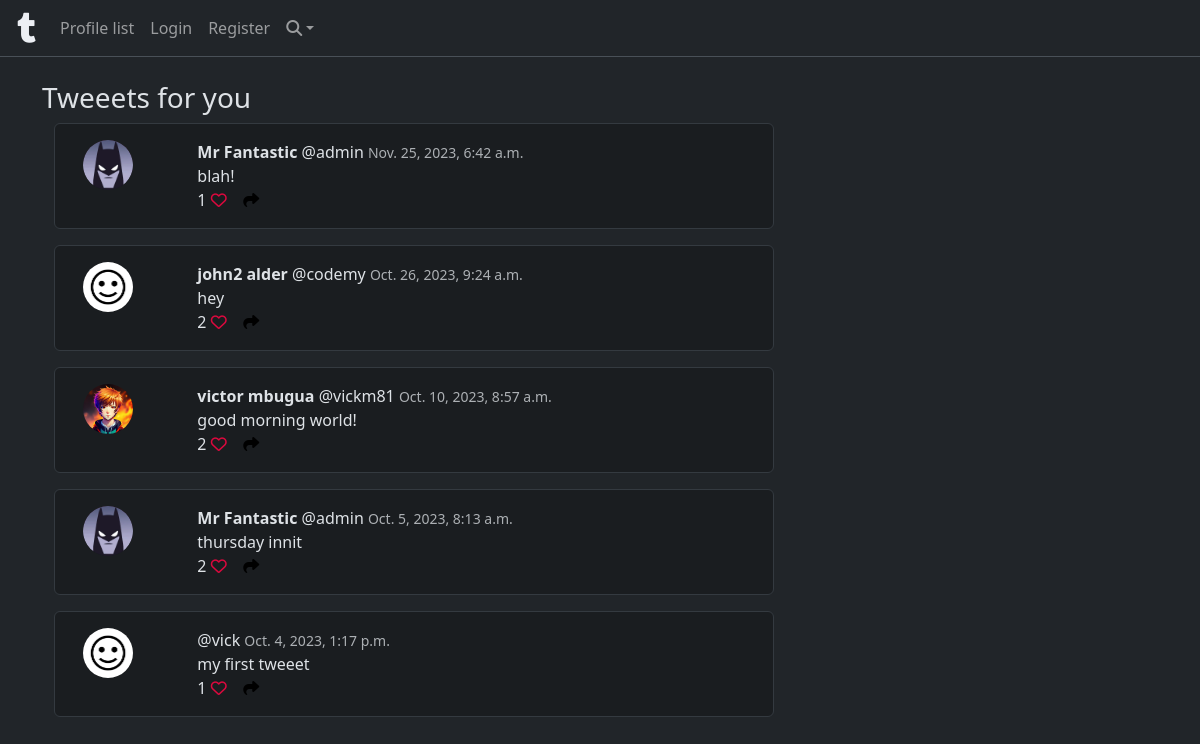
The page / on the database its author committed.
### tweeetr/models.py (models this page shows, shortened)
class Tweeet(models.Model):
    user = models.ForeignKey(User, related_name='tweeets', on_delete=models.DO_NOTHING)
    body = models.CharField(max_length=200)
    created_at = models.DateTimeField(auto_now_add=True)
    likes = models.ManyToManyField(User, related_name="tweeet", blank=True)
    def likes_counted(self):
        return self.likes.count()

class Profile(models.Model):
    user = models.OneToOneField(User, on_delete=models.CASCADE)
    follows = models.ManyToManyField("self", related_name="followed_by", symmetrical=False, blank=True)
    date_modified = models.DateTimeField(User, auto_now=True)
    profile_bio = models.CharField(null=True, blank=True, max_length=500)
    website_link = models.CharField(null=True, blank=True, max_length=500)
    instagram_link = models.CharField(null=True, blank=True, max_length=100)
    linkedin_link = models.CharField(null=True, blank=True, max_length=100)
    profile_image = models.ImageField(null=True, blank=True, upload_to="images/")

### tweeetr/views.py (the view)
# urls.py: 2. Add a URL to urlpatterns:  path('', views.home, name='home')
def home(request):
    if request.user.is_authenticated:
        form = Tweeet_form(request.POST or None)
        if request.method == "POST":
            if form.is_valid():
                tweeet = form.save(commit=False)
                tweeet.user = request.user
                tweeet.save()
                messages.success(request, "your tweeet has been posted")
                return redirect('home')
        user_profile = Profile.objects.get(user=request.user)
        tweeets = Tweeet.objects.all().order_by('-created_at')
        return render(request, 'home.html', {'tweeets':tweeets, "form":form})
    else:
     tweeets = Tweeet.objects.all().order_by('-created_at')
     return render(request, 'home.html', {'tweeets':tweeets})

### tweeetr/templates/home.html (shortened to what this page needs)
{%extends 'base.html'%}
{%load static%}
{%block content%}
<h3>Tweeets for you</h3>
    <div class="container">
      <div class="row">
        <div id="tweeet" class="col-8">
    {%for tweeet in tweeets%}
            <div class="alert alert-dark tweeet" role="alert" data-tweet-id="{{ tweeet.id }}">
                <div class="container">
                    <div class="row">
                        <div class="col-2">
                            {%if tweeet.user.profile.profile_image%}
                                <img src="{{tweeet.user.profile.profile_image.url}}" class="rounded-circle" width="50" height="50">
                            {%else%}
                                <img src="{%static 'images/icon.jpg'%}" class="rounded-circle" width="50" height="50" alt="profile image">
                            {%endif%}
                        </div>
                        <div class="col-10 text">
                             <b>{{tweeet.user.first_name}}
                            {{tweeet.user.last_name}}</b>
                            @{{tweeet.user.username}}
                            <small class="text-muted">
                            {{tweeet.created_at}}
                            </small><br>
                            {{tweeet.body}}<br>
                            {{tweeet.likes_counted}}
                            {%if user in tweeet.likes.all%}
                                <a href="{%url 'tweeet_like' tweeet.id%}">
                                    <i class="fa-solid fa-heart" style="color:#dc093e"></i></a>
                            {%else%}
                                <a href="{%url 'tweeet_like' tweeet.id%}">
                                    <i class="fa fa-heart-o" style="color:#dc093e"></i></a>
                            {%endif%}
                                 <a href="{%url 'show_tweeet' tweeet.id%}">  <i class="fa fa-share" style="color:black"></i></a>
                        </div>
                            <br><br>
                    </div>
                </div>
            </div>
    {%endfor%}
    </div>
    <div class="col-4">
    </div>
      </div>
    </div>
{%endblock%}

### rows shown on the page
Tweeet: user.profile.profile_image (picture), user.first_name "Mr", user.last_name "Fantastic", user.username "admin", created_at "Nov. 25, 2023, 6:42 a.m.", body "blah!", likes_counted "1"
Tweeet: user.first_name "john2", user.last_name "alder", user.username "codemy", created_at "Oct. 26, 2023, 9:24 a.m.", body "hey", likes_counted "2"
Tweeet: user.profile.profile_image (picture), user.first_name "victor", user.last_name "mbugua", user.username "vickm81", created_at "Oct. 10, 2023, 8:57 a.m.", body "good morning world!", likes_counted "2"
Tweeet: user.profile.profile_image (picture), user.first_name "Mr", user.last_name "Fantastic", user.username "admin", created_at "Oct. 5, 2023, 8:13 a.m.", body "thursday innit", likes_counted "2"
Tweeet: user.username "vick", created_at "Oct. 4, 2023, 1:17 p.m.", body "my first tweeet", likes_counted "1"
